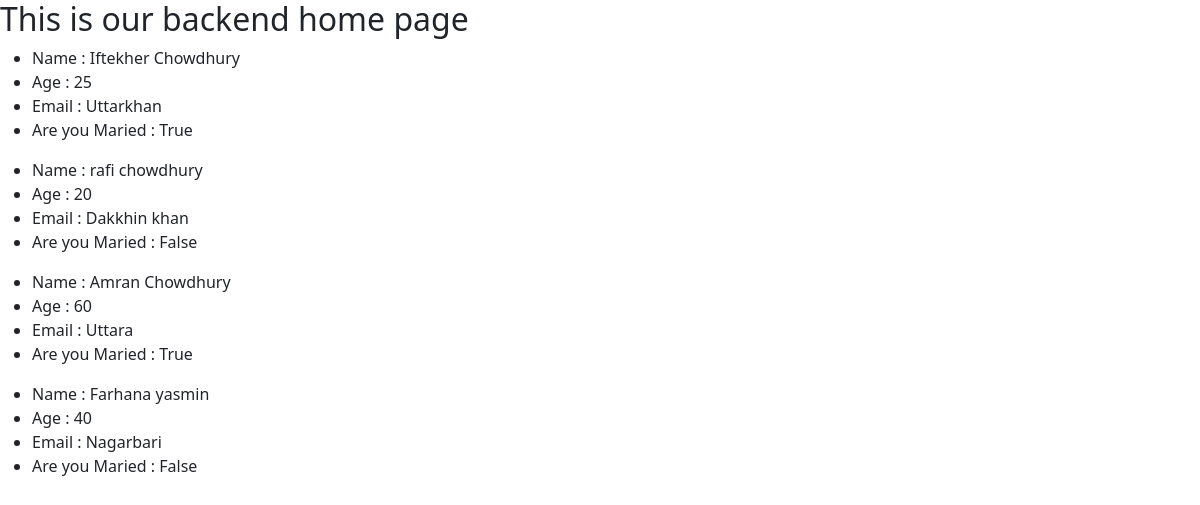
Before: / with the older database file.
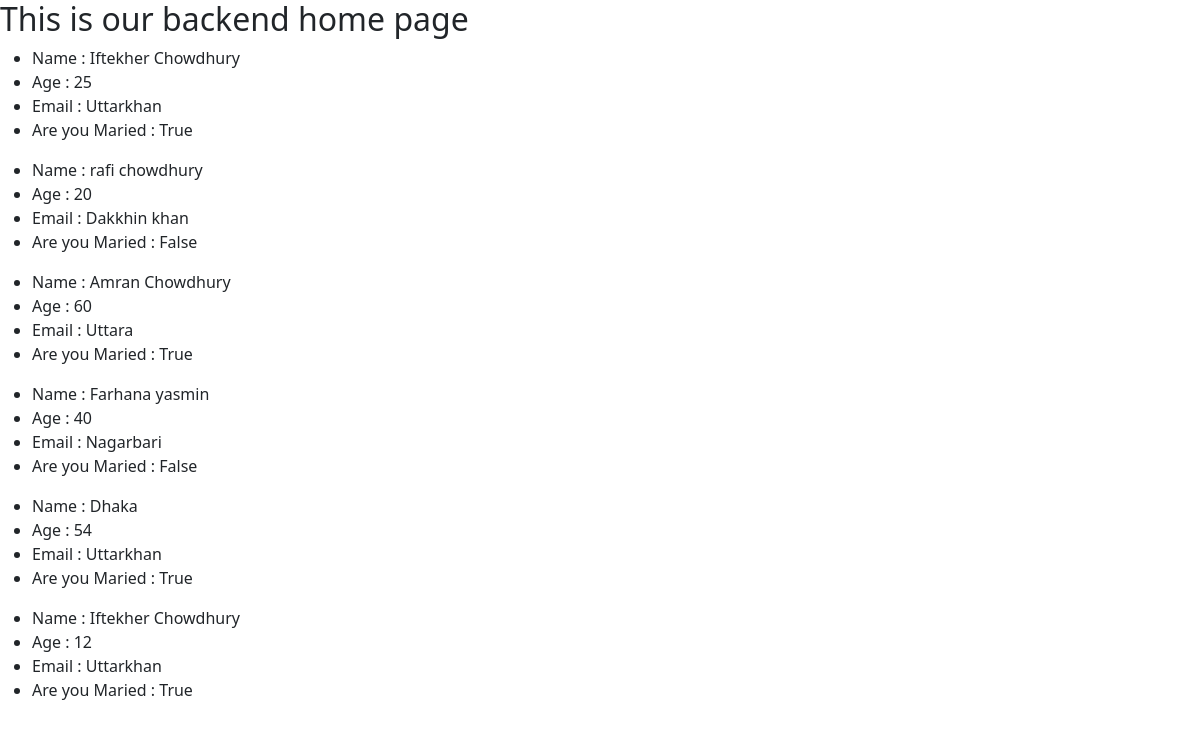
After: the same page with the newer database file.
### todo_app/models.py (models this page shows, shortened)
class User(models.Model):
    name = models.CharField(max_length=50)
    email = models.EmailField()
    age = models.IntegerField()
    address = models.CharField(max_length=100, default='unknown')
    isMaried = models.BooleanField(default=False)

### todo_app/views.py (the view)
# urls.py: path('', views.home, name='home'),
def home(request):
    data = User.objects.all()
    context = {
        'data': data
    }
    return render(request, 'home.html', context)

### todo_app/templates/home.html
{% extends "base.html" %}
{% block content %}
    <h2>This is our backend home page</h2>
    {% for d in data %}
    <ul>
        <li>Name : {{ d.name }}</li>
        <li>Age : {{ d.age }}</li>
        <li>Email : {{ d.address }}</li>
        <li>Are you Maried : {{ d.isMaried }}</li>
    </ul>
    {% endfor %}
{% endblock %}

### templates/base.html (shortened to what this page needs)
{% load static %}
<!DOCTYPE html>
<html lang="en">
<head>
  <link href="https://cdn.jsdelivr.net/npm/bootstrap@5.0.2/dist/css/bootstrap.min.css" rel="stylesheet">
</head>
<body>
  {% block content %}
  {% endblock %}
</body>
</html>

Changed rows visible on the page:
added User: name "Dhaka", age "54", address "Uttarkhan", isMaried "True"
added User: name "Iftekher Chowdhury", age "12", address "Uttarkhan", isMaried "True"
